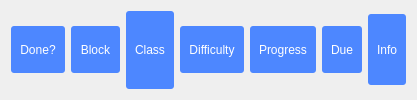
            <widget class="QFrame" name="frame_5">
             <property name="styleSheet">
              <string notr="true">QGroupBox{
	border-radius:3px;
	background:rgb(77, 135, 255);
}
QLabel{
	color:rgb(255, 255, 255);
	background:rgb(77, 135, 255);
}</string>
             </property>
             <layout class="QHBoxLayout" name="horizontalLayout_46">
              <item>
               <widget class="QGroupBox" name="groupBox_21">
                <property name="maximumSize">
                 <size>
                  <width>69</width>
                  <height>47</height>
                 </size>
                </property>
                <property name="title">
                 <string/>
                </property>
                <layout class="QHBoxLayout" name="horizontalLayout_44">
                 <item>
                  <widget class="QLabel" name="label_16">
                   <property name="text">
                    <string>Done?</string>
                   </property>
                   <property name="alignment">
                    <set>Qt::AlignCenter</set>
                   </property>
                  </widget>
                 </item>
                </layout>
               </widget>
              </item>
              <item>
               <widget class="QGroupBox" name="groupBox_20">
                <property name="maximumSize">
                 <size>
                  <width>64</width>
                  <height>47</height>
                 </size>
                </property>
                <property name="title">
                 <string/>
                </property>
                <layout class="QHBoxLayout" name="horizontalLayout_41">
                 <item>
                  <widget class="QLabel" name="label_15">
                   <property name="text">
                    <string>Block</string>
                   </property>
                   <property name="alignment">
                    <set>Qt::AlignCenter</set>
                   </property>
                  </widget>
                 </item>
                </layout>
               </widget>
              </item>
              <item>
               <widget class="QGroupBox" name="classinside_4">
                <property name="title">
                 <string/>
                </property>
                <layout class="QHBoxLayout" name="horizontalLayout_40">
                 <item>
                  <widget class="QLabel" name="classname_4">
                   <property name="text">
                    <string>Class</string>
                   </property>
                   <property name="alignment">
                    <set>Qt::AlignCenter</set>
                   </property>
                  </widget>
                 </item>
                </layout>
               </widget>
              </item>
              <item>
               <widget class="QGroupBox" name="diff_4">
                <property name="maximumSize">
                 <size>
                  <width>86</width>
                  <height>47</height>
                 </size>
                </property>
                <property name="title">
                 <string/>
                </property>
                <layout class="QHBoxLayout" name="horizontalLayout_43">
                 <item>
                  <widget class="QLabel" name="diffrating_4">
                   <property name="text">
                    <string>Difficulty</string>
                   </property>
                   <property name="alignment">
                    <set>Qt::AlignCenter</set>
                   </property>
                  </widget>
                 </item>
                </layout>
               </widget>
              </item>
              <item>
               <widget class="QGroupBox" name="groupBox_19">
                <property name="maximumSize">
                 <size>
                  <width>85</width>
                  <height>47</height>
                 </size>
                </property>
                <property name="title">
                 <string/>
                </property>
                <layout class="QHBoxLayout" name="horizontalLayout_8">
                 <item>
                  <widget class="QLabel" name="diffrating_5">
                   <property name="text">
                    <string>Progress</string>
                   </property>
                   <property name="alignment">
                    <set>Qt::AlignCenter</set>
                   </property>
                  </widget>
                 </item>
                </layout>
               </widget>
              </item>
              <item>
               <widget class="QGroupBox" name="duein_4">
                <property name="maximumSize">
                 <size>
                  <width>55</width>
                  <height>47</height>
                 </size>
                </property>
                <property name="title">
                 <string/>
                </property>
                <layout class="QHBoxLayout" name="horizontalLayout_42">
                 <item>
                  <widget class="QLabel" name="dueinName_4">
                   <property name="layoutDirection">
                    <enum>Qt::LeftToRight</enum>
                   </property>
                   <property name="text">
                    <string>Due</string>
                   </property>
                   <property name="alignment">
                    <set>Qt::AlignCenter</set>
                   </property>
                  </widget>
                 </item>
                </layout>
               </widget>
              </item>
              <item>
               <widget class="QGroupBox" name="groupBox_22">
                <property name="maximumSize">
                 <size>
                  <width>70</width>
                  <height>71</height>
                 </size>
                </property>
                <property name="title">
                 <string/>
                </property>
                <layout class="QHBoxLayout" name="horizontalLayout_45">
                 <item>
                  <widget class="QLabel" name="label_17">
                   <property name="text">
                    <string>Info</string>
                   </property>
                   <property name="alignment">
                    <set>Qt::AlignCenter</set>
                   </property>
                  </widget>
                 </item>
                </layout>
               </widget>
              </item>
             </layout>
            </widget>
